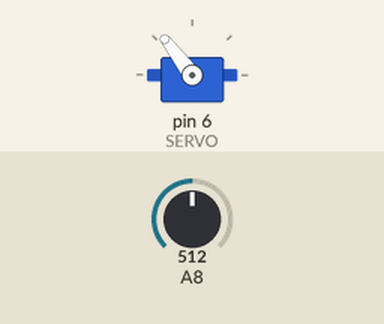
This sketch was run on a simulated Arduino Mega 2560, built with avr-gcc and run on an emulated ATmega2560. On the bench: servo. Inputs (shaded band) come from the test bench; at power-on: A8 = 512.

Above: at 1.2 s.
1.3 s: A8 set to 716
At 1.8 s:
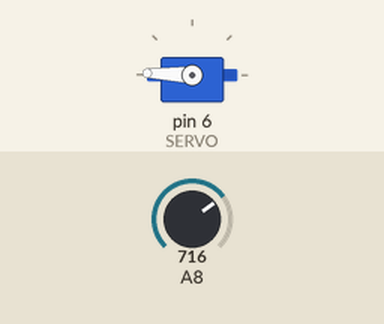
2.8 s: A8 set to 900
At 4.0 s:
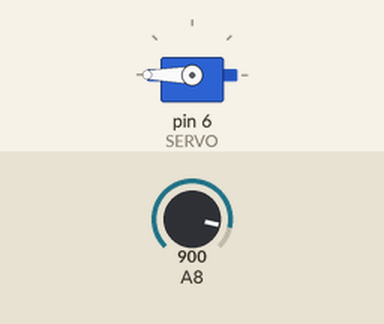
4.3 s: A8 set to 306
At 5.3 s:
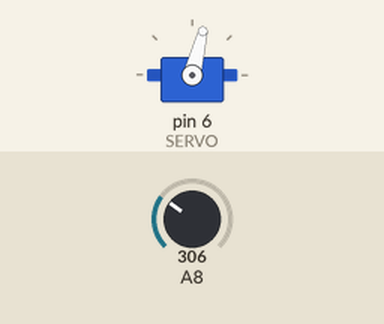
5.8 s: A8 set to 122
At 6.5 s:
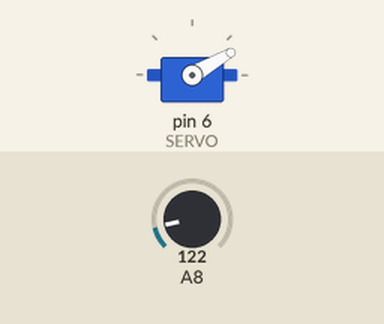
7.3 s: A8 set to 0
At 7.6 s:
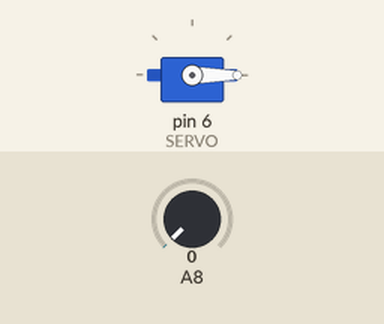
8.8 s: A8 set to 511
At 9.9 s:
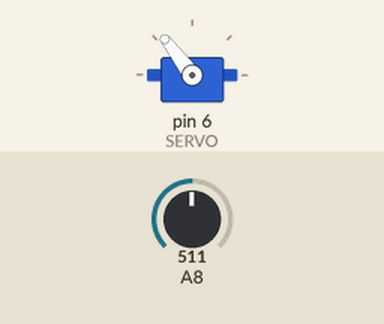
Timing chart, 0 to 11.3 s (numbered marks = the images above; inputs shaded):
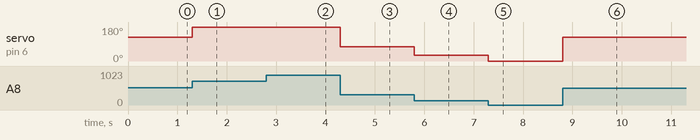

Measured:
- after the input at 1.3 s, servo on pin 6 (SERVO): 127° → 178° at once
- after the input at 2.8 s, servo on pin 6 (SERVO): 178° → 180° at once
- after the input at 4.3 s, servo on pin 6 (SERVO): 180° → 76° at once
- after the input at 5.8 s, servo on pin 6 (SERVO): 76° → 30° at once
- after the input at 7.3 s, servo on pin 6 (SERVO): 30° → 0° at once
- after the input at 8.8 s, servo on pin 6 (SERVO): 0° → 127° at once

The sketch:

ATV1-Tarefa3.ino
```cpp
#include <Servo.h>

#define SERVO 6 // Porta Digital 6 PWM

Servo s; // Variável Servo
int pos; // Posição Servo


void setup ()
{
  s.attach(SERVO);
  Serial.begin(9600);
  s.write(0); // Inicia motor posição zero
}

void loop(){
  int val = analogRead(A8);
  val = map(val, 0, 1023, 0, 255);
  s.write(val);

}
```
